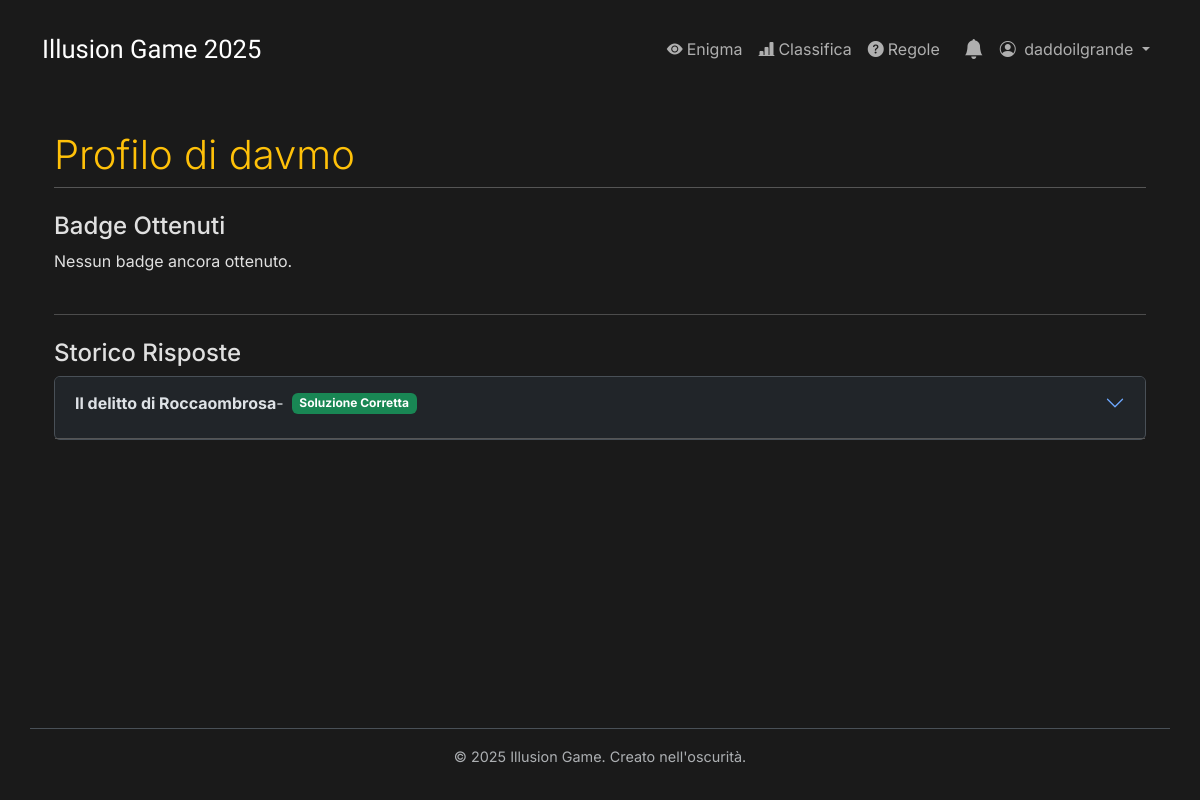
Page /profilo/davmo/ (signed in) on the committed database.
### enigmas/models.py (models this page shows, shortened)
class RispostaUtente(models.Model):
    utente = models.ForeignKey(User, on_delete=models.CASCADE, related_name='risposte')
    enigma = models.ForeignKey(Enigma, on_delete=models.CASCADE)
    data_invio = models.DateTimeField(default=timezone.now)
    is_completa_corretta = models.BooleanField(default=False)
    punteggio = models.FloatField(default=0.0)
    suggerimenti_usati = models.PositiveIntegerField(default=0, help_text="Numero di aiuti usati per questo enigma")
    class Meta:
        unique_together = ('utente', 'enigma')
        ordering = ['-data_invio']

class Enigma(models.Model):
    titolo = models.CharField(max_length=200, blank=True, null=True)
    testo = models.TextField(help_text="La descrizione principale o l'introduzione all'enigma/caso.")
    start_time = models.DateTimeField(help_text="Data e ora di inizio visibilità")
    end_time = models.DateTimeField(editable=False)
    is_active = models.BooleanField(default=False, help_text="Seleziona per rendere questo l'enigma/caso corrente")
    notifica_inviata = models.BooleanField(default=False, help_text="Indica se la notifica è già stata inviata")
    class Meta:
        verbose_name = "Enigma o Caso"
        verbose_name_plural = "Enigmi o Casi"
        ordering = ['-start_time']

### enigmas/views.py (the view)
# urls.py: path('profilo/<str:username>/', views.profile_view, name='profile_view'),
@login_required
def profile_view(request, username):
    profile_user = get_object_or_404(User, username=username)
    risposte = RispostaUtente.objects.filter(utente=profile_user).select_related('enigma').order_by('-enigma__start_time')
    badges_utente = UserBadge.objects.filter(utente=profile_user).select_related('badge')
    context = {'profile_user': profile_user, 'risposte': risposte, 'badges': badges_utente}
    return render(request, 'enigmas/profile_detail.html', context)

### enigmas/context_processors.py (called while the page is built)
def unread_notifications_context(request):
    if request.user.is_authenticated:
        count = Notifica.objects.filter(utente=request.user, letta=False).count()
        return {'unread_notifications_count': count}
    return {}

### enigmas/models.py (called while the page is built)
    def is_corretta(self):
        opzioni_corrette_db = OpzioneRisposta.objects.filter(campo_risposta=self.campo, is_corretta=True)
        risposte_corrette_set = set(opzione.testo.strip().lower() for opzione in opzioni_corrette_db)
        risposte_inserite_set = set(ans.strip().lower() for ans in self.valore_inserito.split(',') if ans.strip())
        return risposte_corrette_set == risposte_inserite_set

### enigmas/templates/enigmas/profile_detail.html (shortened to what this page needs)
{% extends 'enigmas/base.html' %}
{% block content %}
<div class="container mt-4">
    <h2 class="display-6">Profilo di {{ profile_user.username }}</h2>
    <h4 class="mt-4">Badge Ottenuti</h4>
    <div class="row">
        {% for user_badge in badges %}
        <div class="col-md-3 mb-3">
            <div class="card text-center">
                <div class="card-body">
                    <i class="{{ user_badge.badge.icona }} fs-1"></i>
                    <h5 class="card-title mt-2">{{ user_badge.badge.nome }}</h5>
                    <p class="card-text"><small>{{ user_badge.badge.descrizione }}</small></p>
                </div>
            </div>
        </div>
        {% empty %}
        <div class="col">
            <p>Nessun badge ancora ottenuto.</p>
        </div>
        {% endfor %}
    </div>
    <hr class="my-4">
    <h4 class="mt-4">Storico Risposte</h4>
    <div class="accordion" id="storicoAccordion">
        {% for risposta in risposte %}
        <div class="accordion-item">
            <h2 class="accordion-header" id="heading-{{ risposta.id }}">
                <button class="accordion-button collapsed" type="button" data-bs-toggle="collapse" data-bs-target="#collapse-{{ risposta.id }}">
                    <strong>{{ risposta.enigma.titolo }}</strong> -
                    <span class="ms-2 badge {% if risposta.is_completa_corretta %}bg-success{% else %}bg-danger{% endif %}">
                        {% if risposta.is_completa_corretta %}Soluzione Corretta{% else %}Soluzione Errata{% endif %}
                    </span>
                </button>
            </h2>
        </div>
        {% empty %}
        <div class="alert alert-info">
            Nessuna risposta inviata.
        </div>
        {% endfor %}
    </div>
</div>
{% endblock %}

### enigmas/templates/enigmas/base.html (shortened to what this page needs)
{% load static %}
<!DOCTYPE html>
<html lang="it" data-bs-theme="dark">
<head>
    <link href="https://cdn.jsdelivr.net/npm/bootstrap@5.3.3/dist/css/bootstrap.min.css" rel="stylesheet" xintegrity="sha384-QWTKZyjpPEjISv5WaRU9OFeRpok6YctnYmDr5pNlyT2bRjXh0JMhjY6hW+ALEwIH">
    <link rel="stylesheet" href="{% static 'enigmas/css/style.css' %}">
    <link rel="stylesheet" href="https://cdn.jsdelivr.net/npm/bootstrap-icons@1.11.3/font/bootstrap-icons.min.css">
</head>
<body class="d-flex flex-column">
    <nav class="navbar navbar-expand-lg navbar-custom">
        <div class="container">
            <a class="navbar-brand navbar-brand-custom" href="{% url 'enigma_view' %}">
                Illusion Game 2025
            </a>
            <div class="collapse navbar-collapse" id="navbarNavContent">
                <ul class="navbar-nav ms-auto mb-2 mb-lg-0 align-items-center">
                    {% if user.is_authenticated %}
                        <li class="nav-item"> <a class="nav-link {% if request.resolver_match.url_name == 'enigma_view' %}active{% endif %}" href="{% url 'enigma_view' %}"><i class="bi bi-eye-fill me-1"></i>Enigma</a> </li>
                        <li class="nav-item"> <a class="nav-link {% if request.resolver_match.url_name == 'classifica' %}active{% endif %}" href="{% url 'classifica' %}"><i class="bi bi-bar-chart-line-fill me-1"></i>Classifica</a> </li>
                        <li class="nav-item"> <a class="nav-link " href="{% url 'regole_punteggio' %}"><i class="bi bi-question-circle-fill me-1"></i>Regole</a> </li>
                        <li class="nav-item d-none d-lg-block notification-bell-desktop">
                            <a class="nav-link position-relative px-2 {% if request.resolver_match.url_name == 'lista_notifiche' %}active{% endif %}"
                               href="{% url 'lista_notifiche' %}"
                               title="Notifiche">
                                <i class="bi bi-bell-fill fs-5"></i>
                            </a>
                        </li>
                        <li class="nav-item dropdown">
                            <a class="nav-link dropdown-toggle" href="#" role="button" data-bs-toggle="dropdown" aria-expanded="false">
                                <i class="bi bi-person-circle me-1"></i> {{ user.username }}
                            </a>
                        </li>
                    {% else %}
                        <li class="nav-item">
                            <a class="nav-link {% if request.resolver_match.url_name == 'account_login' %}active{% endif %}" href="{% url 'account_login' %}"><i class="bi bi-box-arrow-in-right me-1"></i>Login</a>
                        </li>
                    {% endif %}
                </ul>
            </div>
        </div>
    </nav>
    <div class="container mt-4 mb-5 flex-grow-1">
        {% block content %}{% endblock %}
    </div>
    <footer class="container text-center text-body-secondary py-3 border-top">
        <p>&copy; {% now "Y" %} Illusion Game. Creato nell'oscurità.</p>
    </footer>
</body>
</html>

### enigmas/static/enigmas/css/style.css (style rules this page uses)
body { background-color: #1a1a1a; color: #e0e0e0; font-family: 'Courier New', Courier, monospace; margin: 0; padding: 0; line-height: 1.6; }
nav { margin-top: 1rem; }
nav a { color: #b0bec5; text-decoration: none; transition: color 0.3s ease; }
h2, h3 { color: #FFC109; border-bottom: 1px solid #555; padding-bottom: 0.5rem; margin-bottom: 1.5rem; }
footer { text-align: center; margin-top: 3rem; padding: 1.5rem; font-size: 0.9rem; color: #666; border-top: 1px solid #333; }
.navbar-brand-custom { font-family: "Rubik Glitch", system-ui; color: #ffffff !important; font-weight: 400; font-size: 1.6rem; }

### enigmas/templates/enigmas/base.html (style rules this page uses)
body { font-family: 'Inter', sans-serif; background-color: #1a1a1a; display: flex; flex-direction: column; min-height: 100vh; }
.flex-grow-1 { flex-grow: 1; }
.notification-bell-desktop { margin-left: 0.5rem; }

### rows in the picture
RispostaUtente: enigma.titolo "Il delitto di Roccaombrosa", is_completa_corretta "Soluzione Corretta"

### other values in the picture
{{ user.username }} "daddoilgrande"
{{ profile_user.username }} "davmo"
